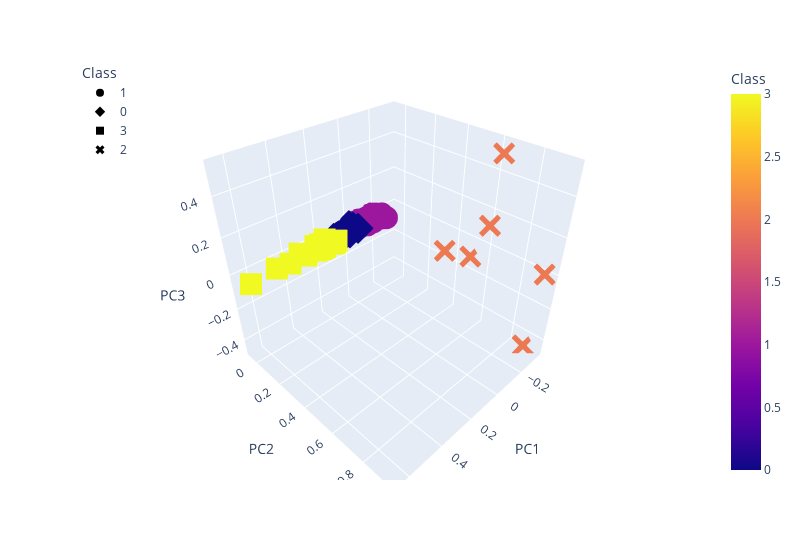

The cell this chart's notebook holds for it:
### Code cell
# Creating a 3D-Scatter with the PCA data and the clusters

fig = px.scatter_3d(
    clustered_df,
    x="PC1",
    y="PC2",
    z="PC3",
    hover_name = 'CoinName',
    hover_data= ['Algorithm'],
    color="Class",
    symbol="Class",
    width=800,
)
fig.update_layout(legend=dict(x=0, y=1))
fig.show()

### Figure 1 — Plotly figure (JSON) as saved in the notebook; plotly's stock layout.template omitted (floating-point values rounded to 4 significant figures; data arrays with more than 128 entries replaced by an {"elided": "..."} marker saying what was removed)
{"data": [{"customdata": {"elided": "282x1 str values"}, "hovertemplate": "<b>%{hovertext}</b><br><br>Class=%{marker.color}<br>PC1=%{x}<br>PC2=%{y}<br>PC3=%{z}<br>Algorithm=%{customdata[0]}<extra></extra>", "hovertext": {"elided": "282 str values"}, "legendgroup": "1", "marker": {"color": {"elided": "282 int values"}, "coloraxis": "coloraxis", "symbol": "circle"}, "mode": "markers", "name": "1", "scene": "scene", "showlegend": true, "type": "scatter3d", "x": {"elided": "282 float values"}, "y": {"elided": "282 float values"}, "z": {"elided": "282 float values"}}, {"customdata": {"elided": "153x1 str values"}, "hovertemplate": "<b>%{hovertext}</b><br><br>Class=%{marker.color}<br>PC1=%{x}<br>PC2=%{y}<br>PC3=%{z}<br>Algorithm=%{customdata[0]}<extra></extra>", "hovertext": {"elided": "153 str values"}, "legendgroup": "0", "marker": {"color": {"elided": "153 int values"}, "coloraxis": "coloraxis", "symbol": "diamond"}, "mode": "markers", "name": "0", "scene": "scene", "showlegend": true, "type": "scatter3d", "x": {"elided": "153 float values"}, "y": {"elided": "153 float values"}, "z": {"elided": "153 float values"}}, {"customdata": [["Ethash"], ["CryptoNight-V7"], ["Ethash"], ["Equihash"], ["Multiple"], ["Multiple"], ["Scrypt"], ["Multiple"], ["Scrypt"], ["HybridScryptHash256"], ["CryptoNight"], ["CryptoNight"], ["Stanford Folding"], ["Multiple"], ["M7 POW"], ["Lyra2RE"], ["Ethash"], ["Blake2b"], ["1GB AES Pattern Search"], ["Dagger"], ["X11GOST"], ["CryptoNight"], ["Multiple"], ["Lyra2Z"], ["Ethash"], ["Equihash"], ["CryptoNight"], ["CryptoNight"], ["Lyra2RE"], ["CryptoNight-V7"], ["Equihash"], ["Lyra2RE"], ["Dagger-Hashimoto"], ["CryptoNight-V7"], ["Argon2d"], ["Blake2b"], ["Cloverhash"], ["CryptoNight"], ["CryptoNight"], ["Time Travel"], ["Scrypt"], ["Scrypt"], ["CryptoNight"], ["Equihash"], ["Equihash"], ["Dagger"], ["Ethash"], ["Multiple"], ["CryptoNight"], ["CryptoNight"], ["Ethash"], ["CryptoNight-V7"], ["BLAKE256"], ["CryptoNight"], ["SkunkHash"], ["CryptoNight"], ["Dagger"], ["Ethash"], ["CryptoNight"], ["IMesh"], ["Equihash"], ["Lyra2Z"], ["CryptoNight"], ["Lyra2RE"], ["Tribus"], ["Lyra2Z"], ["CryptoNight"], ["CryptoNight Heavy"], ["CryptoNight"], ["Jump Consistent Hash"], ["CryptoNight"], ["Scrypt"], ["HMQ1725"], ["CryptoNight-V7"], ["Cryptonight-GPU"], ["CryptoNight Heavy"], ["Equihash"], ["Lyra2Z"], ["CryptoNight"], ["Blake"], ["Blake"], ["Exosis"], ["Equihash"], ["Equihash"], ["Blake"], ["Multiple"], ["Equihash+Scrypt"], ["Ethash"], ["CryptoNight"], ["Equihash"]], "hovertemplate": "<b>%{hovertext}</b><br><br>Class=%{marker.color}<br>PC1=%{x}<br>PC2=%{y}<br>PC3=%{z}<br>Algorithm=%{customdata[0]}<extra></extra>", "hovertext": ["Ethereum", "Monero", "Ethereum Classic", "ZCash", "DigiByte", "MyriadCoin", "MoonCoin", "Verge", "Infinite Coin", "MediterraneanCoin", "ByteCoin", "DigitalNote ", "Folding Coin", "Unitus", "Cryptonite", "Crypto", "Expanse", "Siacoin", "HOdlcoin", "SoilCoin", "SibCoin", "Karbo", "Circuits of Value", "ZCoin", "Elementrem", "ZClassic", "Cannabis Industry Coin", "Bikercoins", "HexxCoin", "Citadel", "Zero", "Zoin", "DubaiCoin", "Quantum Resistant Ledger", "Dynamic", "Nano", "ChanCoin", "Dinastycoin", "LeviarCoin", "Bitcore", "gCn Coin", "NewYorkCoin", "Sumokoin", "BitcoinZ", "Bitcoin Gold", "Pirl", "Ellaism", "SHIELD", "UltraNote", "BitCoal", "DaxxCoin", "Lethean", "Photon", "TurtleCoin", "MUNcoin", "Niobio Cash", "Travelflex", "Callisto Network", "BitTube", "Aidos Kuneen", "Bitrolium", "Alpenschillling", "Monero Classic", "Infinex", "KEYCO", "GINcoin", "PlatinCoin", "Loki", "Newton Coin", "MassGrid", "PluraCoin", "Lynx", "PlusOneCoin", "Webchain", "Ryo", "Qwertycoin", "CrypticCoin", "Actinium", "FREDEnergy", "Universal Molecule", "Lithium", "Exosis", "Beam", "Bithereum", "BlakeCoin", "JoinCoin", "Vollar", "Reality Clash", "Beldex", "Horizen"], "legendgroup": "3", "marker": {"color": [3, 3, 3, 3, 3, 3, 3, 3, 3, 3, 3, 3, 3, 3, 3, 3, 3, 3, 3, 3, 3, 3, 3, 3, 3, 3, 3, 3, 3, 3, 3, 3, 3, 3, 3, 3, 3, 3, 3, 3, 3, 3, 3, 3, 3, 3, 3, 3, 3, 3, 3, 3, 3, 3, 3, 3, 3, 3, 3, 3, 3, 3, 3, 3, 3, 3, 3, 3, 3, 3, 3, 3, 3, 3, 3, 3, 3, 3, 3, 3, 3, 3, 3, 3, 3, 3, 3, 3, 3, 3], "coloraxis": "coloraxis", "symbol": "square"}, "mode": "markers", "name": "3", "scene": "scene", "showlegend": true, "type": "scatter3d", "x": [0.1605, 0.1752, 0.1606, 0.1544, 0.1683, 0.15, 0.2328, 0.1719, 0.2297, 0.1677, 0.5056, 0.2353, 0.1757, 0.1474, 0.176, 0.1759, 0.1604, 0.229, 0.1727, 0.1728, 0.1659, 0.2236, 0.1489, 0.1751, 0.1604, 0.1544, 0.2236, 0.2236, 0.1759, 0.1752, 0.1544, 0.1759, 0.1711, 0.1753, 0.1736, 0.1908, 0.1795, 0.2265, 0.2237, 0.1719, 0.3543, 0.2571, 0.2237, 0.1682, 0.1544, 0.1729, 0.1605, 0.1481, 0.2774, 0.2236, 0.1647, 0.176, 0.1978, 0.6546, 0.1666, 0.2239, 0.1729, 0.1631, 0.2241, 0.1727, 0.1545, 0.1752, 0.2236, 0.1759, 0.1798, 0.175, 0.2238, 0.2526, 0.3395, 0.1745, 0.2246, 0.1863, 0.1722, 0.1758, 0.177, 0.4363, 0.1621, 0.1751, 0.2288, 0.1758, 0.1757, 0.1777, 0.1545, 0.1544, 0.1783, 0.1473, 0.1793, 0.1604, 0.2253, 0.1544], "y": [0.02728, 0.02247, 0.02728, 0.02125, 0.02512, 0.02522, 0.005273, 0.02488, -0.002445, 0.0231, 0.02512, 0.02942, 0.02577, 0.02525, 0.0238, 0.02666, 0.02728, 0.02712, 0.03114, 0.02928, 0.035, 0.02954, 0.02523, 0.02776, 0.02728, 0.02125, 0.02954, 0.02954, 0.02666, 0.02247, 0.02125, 0.02666, 0.03468, 0.02247, 0.02974, 0.02839, 0.01315, 0.0295, 0.02954, 0.02862, -0.003654, -0.005768, 0.02954, 0.02136, 0.02125, 0.02928, 0.02729, 0.02524, 0.03002, 0.02954, 0.02741, 0.02247, 0.006582, 0.04192, 0.01926, 0.02954, 0.02928, 0.02737, 0.02955, 0.02623, 0.02125, 0.02776, 0.02954, 0.02666, 0.01861, 0.02776, 0.02955, 0.03681, 0.03061, 0.03195, 0.02953, -0.02199, 0.02533, 0.0225, 0.0271, 0.03564, 0.0212, 0.02776, 0.02958, 0.02331, 0.02331, 0.02759, 0.02126, 0.02125, 0.02341, 0.02525, 0.03369, 0.02728, 0.02952, 0.02125], "z": [-0.0008079, -0.002044, -0.0008077, -0.0008901, -0.0004459, -0.0006693, -0.0006667, -0.0003453, 0.001294, -0.002783, 0.003815, -0.0002142, -0.0006056, -0.0007063, -0.0008989, -0.001173, -0.00081, 0.00143, -0.0001321, -0.0006827, -0.00145, -0.0003719, -0.000685, 5.601e-05, -0.0008097, -0.0008902, -0.0003721, -0.0003719, -0.001173, -0.002044, -0.0008902, -0.001173, -0.0008402, -0.002043, -0.0008355, 0.000689, -0.0007421, -0.0003309, -0.0003718, 1.215e-06, 0.002952, 0.002449, -0.0003719, -0.0007677, -0.0008899, -0.000682, -0.0008099, -0.0006968, 8.358e-05, -0.000372, -0.000796, -0.002034, 6.811e-05, 0.001083, 0.000456, -0.000369, -0.0006804, -0.000803, -0.0003701, 6.595e-05, -0.0008887, 5.653e-05, -0.0003718, -0.001173, 0.0009124, 5.6e-05, -0.000372, 0.0009651, 0.0006043, -0.002547, -0.0003593, 0.002263, -0.00109, -0.002044, -0.0004146, 0.003251, -0.0007931, 5.617e-05, -0.000328, -0.0009141, -0.0009138, 0.0001675, -0.0008894, -0.0008897, -0.0009118, -0.0007077, -0.00126, -0.0008097, -0.0003497, -0.0008901]}, {"customdata": [["Proof-of-BibleHash"], ["SHA-256 + Hive"], ["Proof-of-Authority"], ["ECC 256K1"], ["SHA3-256"], ["Leased POS"]], "hovertemplate": "<b>%{hovertext}</b><br><br>Class=%{marker.color}<br>PC1=%{x}<br>PC2=%{y}<br>PC3=%{z}<br>Algorithm=%{customdata[0]}<extra></extra>", "hovertext": ["BiblePay", "LitecoinCash", "Poa Network", "Acute Angle Cloud", "Fiii", "Waves"], "legendgroup": "2", "marker": {"color": [2, 2, 2, 2, 2, 2], "coloraxis": "coloraxis", "symbol": "x"}, "mode": "markers", "name": "2", "scene": "scene", "showlegend": true, "type": "scatter3d", "x": [-0.2521, -0.2535, -0.2997, -0.2707, -0.3383, -0.3454], "y": [0.4086, 0.6598, 0.947, 0.6739, 0.8917, 0.5057], "z": [-0.07129, 0.1813, 0.02782, 0.5296, -0.4704, -0.1044]}], "layout": {"coloraxis": {"colorbar": {"title": {"text": "Class"}}, "colorscale": [[0, "#0d0887"], [0.1111, "#46039f"], [0.2222, "#7201a8"], [0.3333, "#9c179e"], [0.4444, "#bd3786"], [0.5556, "#d8576b"], [0.6667, "#ed7953"], [0.7778, "#fb9f3a"], [0.8889, "#fdca26"], [1, "#f0f921"]]}, "legend": {"title": {"text": "Class"}, "tracegroupgap": 0, "x": 0, "y": 1}, "margin": {"t": 60}, "scene": {"domain": {"x": [0, 1], "y": [0, 1]}, "xaxis": {"title": {"text": "PC1"}}, "yaxis": {"title": {"text": "PC2"}}, "zaxis": {"title": {"text": "PC3"}}}, "width": 800}}
